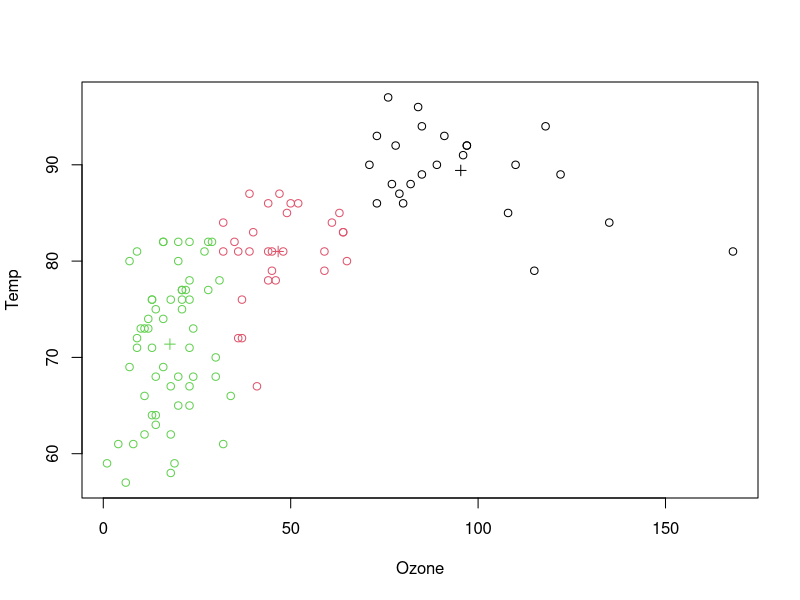

Recreate this plot in R.
# Load datasets
library("datasets")
head(airquality)

# Filter missing values
badColumns = apply(airquality, 1, function(x) any(is.na(x)))
cleanData = airquality[!badColumns, c("Ozone", "Temp")]

# Cluster ozone and temp using kmeans into 3 clusters
kmeansObj = kmeans(cleanData, centers = 3)
plot(cleanData, col = kmeansObj$cluster)
points(kmeansObj$centers, col = 1:3, pch = 3)

# Apply principal component analysis
prcomp(airquality[!badColumns, ])
